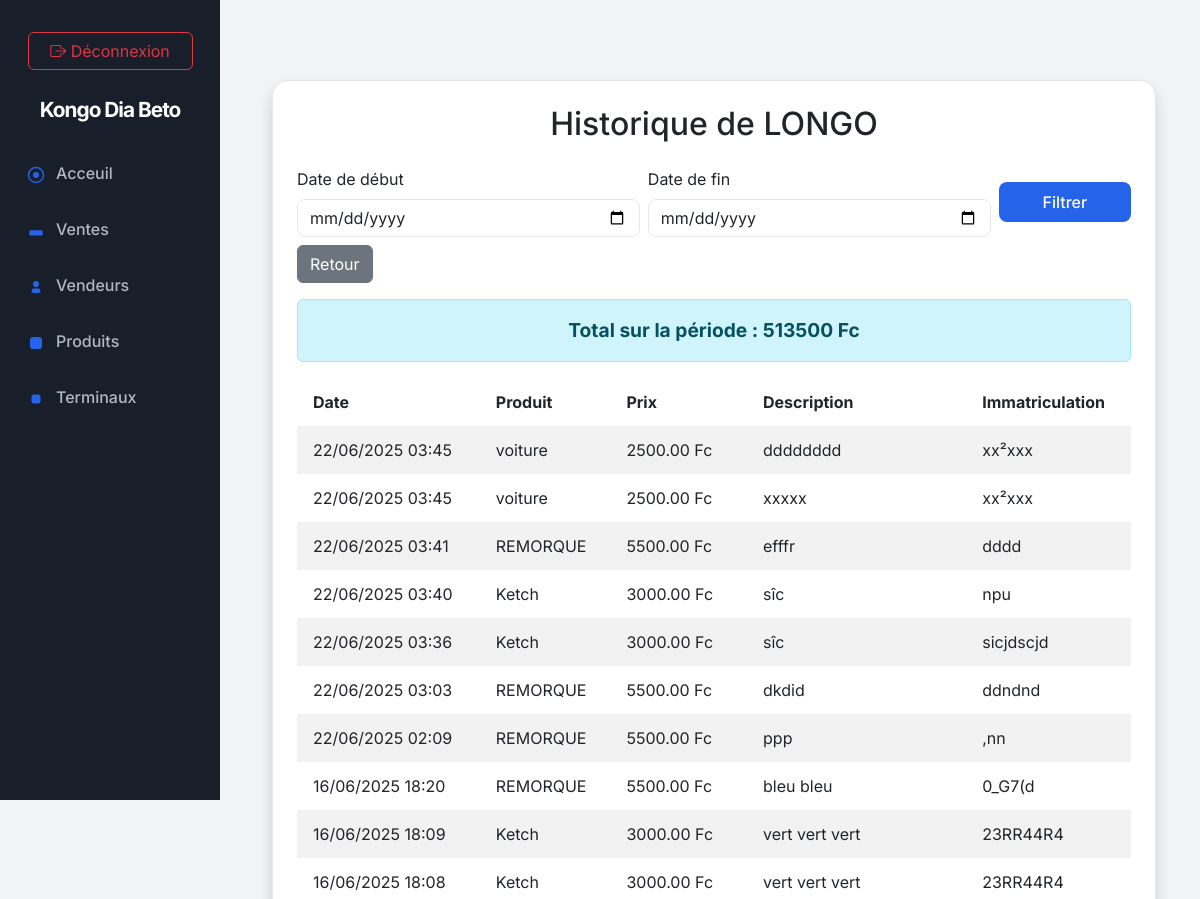
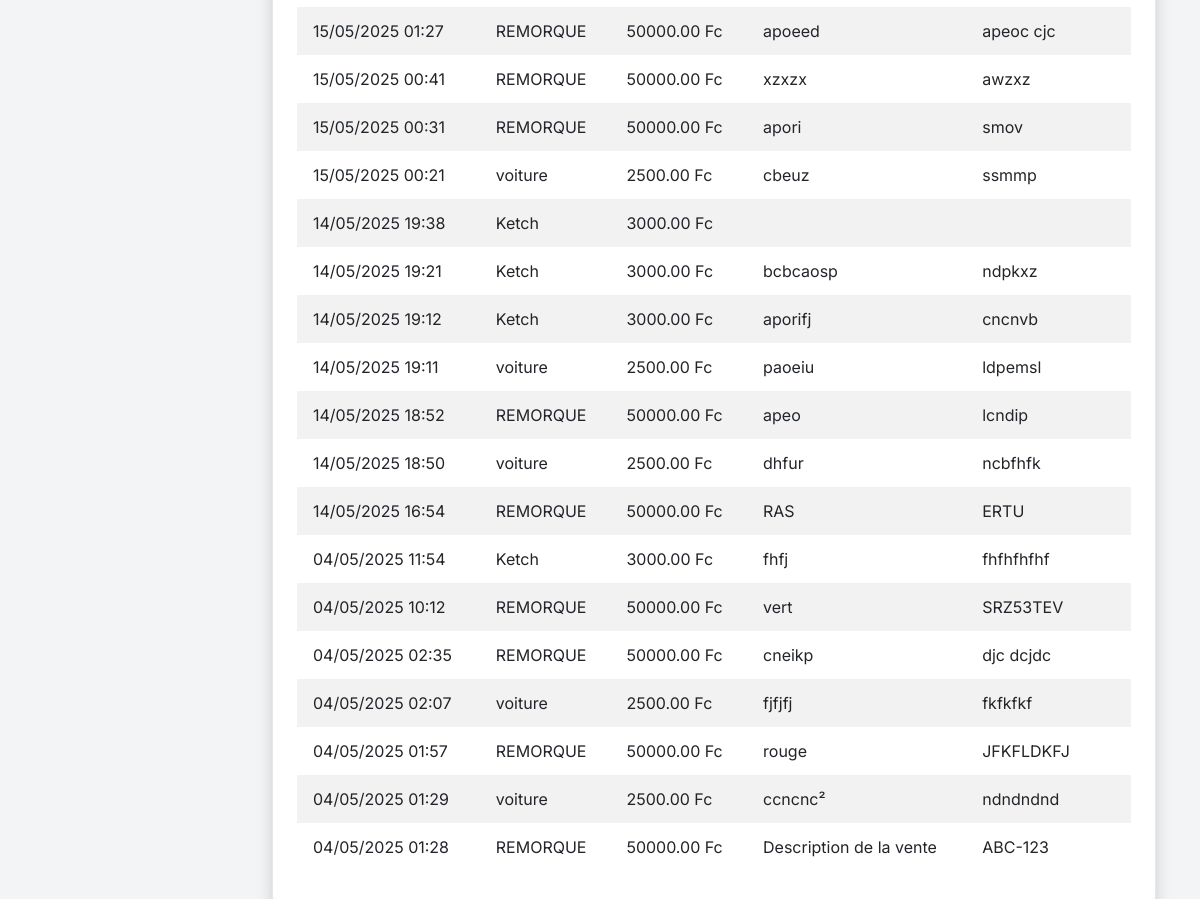
Screenshot of /api/historique-vendeur/1/ (signed in) with the database file from the repository (2 pictures, top to bottom).
### apps/sales/models.py (models this page shows, shortened)
class Vendeur(models.Model):
    nom_du_vendeur = models.CharField(max_length=100)
    email = models.EmailField(max_length=255, unique=True)  # Adresse e-mail

class Sale(models.Model):
    produit = models.ForeignKey('Produit', on_delete=models.CASCADE)  # Champ correct
    seller = models.ForeignKey('Vendeur', on_delete=models.CASCADE)
    description = models.TextField(default="Aucune description")
    license_plate = models.CharField(max_length=20)
    price = models.DecimalField(max_digits=10, decimal_places=2, default=0.0)
    created_at = models.DateTimeField(auto_now_add=True)
    SOURCE_CHOICES = [
        ('POS', 'Point of Sale'),
        ('WEB', 'Web'),
        ('OTHER', 'Autre'),
    ]
    source = models.CharField(max_length=10, choices=SOURCE_CHOICES, default='WEB')

class Produit(models.Model):
    nom_produit = models.CharField(max_length=100)  # Nom du produit
    prix = models.DecimalField(max_digits=10, decimal_places=2, default=0.0)  # Prix par défaut
    default_description = models.TextField(blank=True, null=True)  # Description par défaut
    created_at = models.DateTimeField(default=now)  # Utiliser timezone.now comme valeur par défaut

### apps/sales/views.py (the view)
# urls.py: path('historique-vendeur/<int:vendeur_id>/', historique_vendeur, name='historique_vendeur'),
@login_required
def historique_vendeur(request, vendeur_id):
    vendeur = get_object_or_404(Vendeur, id=vendeur_id)
    date_debut = request.GET.get('date_debut')
    date_fin = request.GET.get('date_fin')
    ventes = Sale.objects.filter(seller=vendeur)
    if date_debut and date_fin:
        ventes = ventes.filter(created_at__date__gte=date_debut, created_at__date__lte=date_fin)
    ventes = ventes.order_by('-created_at')
    total_ventes = ventes.aggregate(total=Sum('price'))['total'] or 0
    return render(request, 'historique_vendeur.html', {
        'vendeur': vendeur,
        'ventes': ventes,
        'total_ventes': total_ventes,
        'date_debut': date_debut,
        'date_fin': date_fin,
    })

### apps/sales/templates/historique_vendeur.html (shortened to what this page needs)
{% extends "base.html" %}
{% block content %}
<div class="container mt-5">
    <div class="card shadow p-4">
        <h2 class="mb-4 text-center">Historique de {{ vendeur.nom_du_vendeur }}</h2>
        <form method="get" class="mb-3 row g-2 align-items-center justify-content-between">
            <div class="col-md-5">
                <label for="date_debut" class="form-label">Date de début</label>
                <input type="date" class="form-control" id="date_debut" name="date_debut" value="{{ date_debut }}">
            </div>
            <div class="col-md-5">
                <label for="date_fin" class="form-label">Date de fin</label>
                <input type="date" class="form-control" id="date_fin" name="date_fin" value="{{ date_fin }}">
            </div>
            <div class="col-md-2 d-flex align-items-end">
                <button type="submit" class="btn btn-primary w-100">Filtrer</button>
            </div>
            <div class="col-auto">
                <a href="{% url 'rapport_vente_vendeur' %}" class="btn btn-secondary">Retour</a>
            </div>
        </form>
        {% if total_ventes %}
        <div class="alert alert-info text-center fw-bold" style="font-size:1.2rem;">Total sur la période : {{ total_ventes }} Fc</div>
        {% endif %}
        <table class="table table-striped">
            <thead>
                <tr>
                    <th>Date</th>
                    <th>Produit</th>
                    <th>Prix</th>
                    <th>Description</th>
                    <th>Immatriculation</th>
                </tr>
            </thead>
            <tbody>
                {% for vente in ventes %}
                <tr>
                    <td>{{ vente.created_at|date:'d/m/Y H:i' }}</td>
                    <td>{{ vente.produit.nom_produit }}</td>
                    <td>{{ vente.price }} Fc</td>
                    <td>{{ vente.description }}</td>
                    <td>{{ vente.license_plate }}</td>
                </tr>
                {% empty %}
                <tr><td colspan="5" class="text-center">Aucune vente pour cette période.</td></tr>
                {% endfor %}
            </tbody>
        </table>
    </div>
</div>
{% endblock %}

### apps/dashboard/static/dashboard/dashboard.css (style rules this page uses)
:root { --sidebar-bg: #181f2a; --sidebar-active: #232b39; --sidebar-text: #fff; --sidebar-muted: #b0b8c1; --primary: #2563eb; --primary-hover: #1d4ed8; --success: #22c55e; --warning: #facc15; --danger: #ef4444; --info: #0ea5e9; --card-bg: #fff; --card-border: #e5e7eb; --table-header: #f3f4f6; --table-row: #f9fafb; --font-main: 'Inter', Arial, sans-serif; }
body { font-family: var(--font-main); background: #f3f4f6; color: #181f2a; }
.card { background: var(--card-bg); border: 1px solid var(--card-border); border-radius: 16px; box-shadow: 0 2px 8px rgba(24,31,42,0.04); margin-bottom: 2rem; }
.btn-primary { background: var(--primary); border: none; color: #fff; font-weight: 500; border-radius: 8px; padding: 0.5rem 1.5rem; transition: background 0.2s; }
.table { background: var(--card-bg); border-radius: 12px; overflow: hidden; }
.table thead { background: var(--table-header); font-weight: 600; }
.table tbody tr { background: var(--table-row); transition: background 0.2s; }
.table td, .table th { border: none; padding: 0.75rem 1rem; }
.form-control, .form-select { border-radius: 8px; border: 1px solid var(--card-border); font-size: 1rem; }

### rows the page displays
Vendeur: nom_du_vendeur "LONGO"
Sale: created_at "22/06/2025 03:45", produit.nom_produit "voiture", price "2500.00", description "dddddddd", license_plate "xx²xxx"
Sale: created_at "22/06/2025 03:45", produit.nom_produit "voiture", price "2500.00", description "xxxxx", license_plate "xx²xxx"
Sale: created_at "22/06/2025 03:41", produit.nom_produit "REMORQUE", price "5500.00", description "efffr", license_plate "dddd"
Sale: created_at "22/06/2025 03:40", produit.nom_produit "Ketch", price "3000.00", description "sîc", license_plate "npu"
Sale: created_at "22/06/2025 03:36", produit.nom_produit "Ketch", price "3000.00", description "sîc", license_plate "sicjdscjd"
Sale: created_at "22/06/2025 03:03", produit.nom_produit "REMORQUE", price "5500.00", description "dkdid", license_plate "ddndnd"
Sale: created_at "22/06/2025 02:09", produit.nom_produit "REMORQUE", price "5500.00", description "ppp", license_plate ",nn"
Sale: created_at "16/06/2025 18:20", produit.nom_produit "REMORQUE", price "5500.00", description "bleu bleu", license_plate "0_G7(d"
Sale: created_at "16/06/2025 18:09", produit.nom_produit "Ketch", price "3000.00", description "vert vert vert", license_plate "23RR44R4"
Sale: created_at "16/06/2025 18:08", produit.nom_produit "Ketch", price "3000.00", description "vert vert vert", license_plate "23RR44R4"
Sale: created_at "15/05/2025 01:27", produit.nom_produit "REMORQUE", price "50000.00", description "apoeed", license_plate "apeoc cjc"
Sale: created_at "15/05/2025 00:41", produit.nom_produit "REMORQUE", price "50000.00", description "xzxzx", license_plate "awzxz"
Sale: created_at "15/05/2025 00:31", produit.nom_produit "REMORQUE", price "50000.00", description "apori", license_plate "smov"
Sale: created_at "15/05/2025 00:21", produit.nom_produit "voiture", price "2500.00", description "cbeuz", license_plate "ssmmp"
Sale: created_at "14/05/2025 19:38", produit.nom_produit "Ketch", price "3000.00"
Sale: created_at "14/05/2025 19:21", produit.nom_produit "Ketch", price "3000.00", description "bcbcaosp", license_plate "ndpkxz"
Sale: created_at "14/05/2025 19:12", produit.nom_produit "Ketch", price "3000.00", description "aporifj", license_plate "cncnvb"
Sale: created_at "14/05/2025 19:11", produit.nom_produit "voiture", price "2500.00", description "paoeiu", license_plate "ldpemsl"
Sale: created_at "14/05/2025 18:52", produit.nom_produit "REMORQUE", price "50000.00", description "apeo", license_plate "lcndip"
Sale: created_at "14/05/2025 18:50", produit.nom_produit "voiture", price "2500.00", description "dhfur", license_plate "ncbfhfk"
Sale: created_at "14/05/2025 16:54", produit.nom_produit "REMORQUE", price "50000.00", description "RAS", license_plate "ERTU"
Sale: created_at "04/05/2025 11:54", produit.nom_produit "Ketch", price "3000.00", description "fhfj", license_plate "fhfhfhfhf"
Sale: created_at "04/05/2025 10:12", produit.nom_produit "REMORQUE", price "50000.00", description "vert", license_plate "SRZ53TEV"
Sale: created_at "04/05/2025 02:35", produit.nom_produit "REMORQUE", price "50000.00", description "cneikp", license_plate "djc dcjdc"
Sale: created_at "04/05/2025 02:07", produit.nom_produit "voiture", price "2500.00", description "fjfjfj", license_plate "fkfkfkf"
Sale: created_at "04/05/2025 01:57", produit.nom_produit "REMORQUE", price "50000.00", description "rouge", license_plate "JFKFLDKFJ"
Sale: created_at "04/05/2025 01:29", produit.nom_produit "voiture", price "2500.00", description "ccncnc²", license_plate "ndndndnd"
Sale: created_at "04/05/2025 01:28", produit.nom_produit "REMORQUE", price "50000.00", description "Description de la vente", license_plate "ABC-123"

### other values shown
{{ total_ventes }} "513500"
